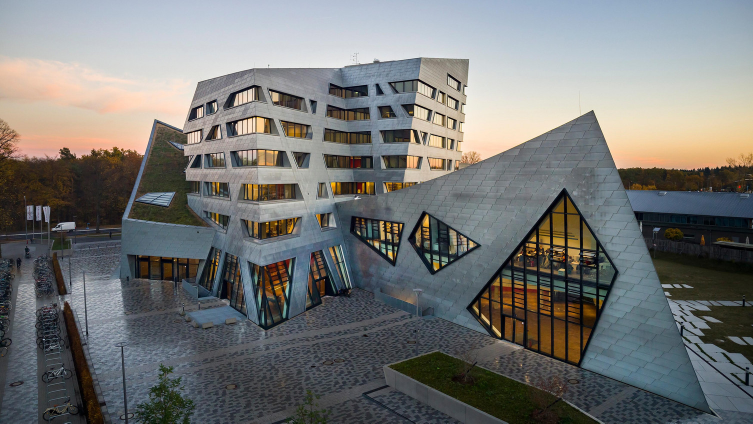
#> input picture Woche_04/Vorlesung/Zentralgebäude.jpg, 1506 x 847 px (shown at 1/2 size); its folder holds 3 pictures in this run
$ python Bildverarbeitung.py
#> lines starting #> are read from the running program, lines starting #| are printed output that depends on the picture
import numpy as np
from matplotlib import pyplot as plt, image
from typing import Dict


def plot_images(images: Dict[str, np.ndarray], title: str):
    """ Plot multiple images next to each other.

    :param images: Dictionary with image caption as key and the image as value.
    :param title: Overall plot title and name used for saving the figure.
    """
    fig, axs = plt.subplots(ncols=len(images.keys()), figsize=(16, 6))
    i = 0
    for key, item in images.items():
        axs[i].imshow(item)
        axs[i].set(title=key)
        i += 1
    plt.tight_layout()
    fig.savefig(f'{title}.png')
    plt.show()


# Bild laden
image: np.ndarray = image.imread(fname='Zentralgebäude.jpg')
#> image is the input picture: shape (847, 1506, 3); mean R, G, B 116.8, 117.7, 116.5

# Typ und Form ausgeben lassen
print(type(image))
#| <class 'numpy.ndarray'>
print(image.dtype)
#| uint8
print(image.shape)
#| (847, 1506, 3)

# Bild invertieren
image_inverted = 255 - image
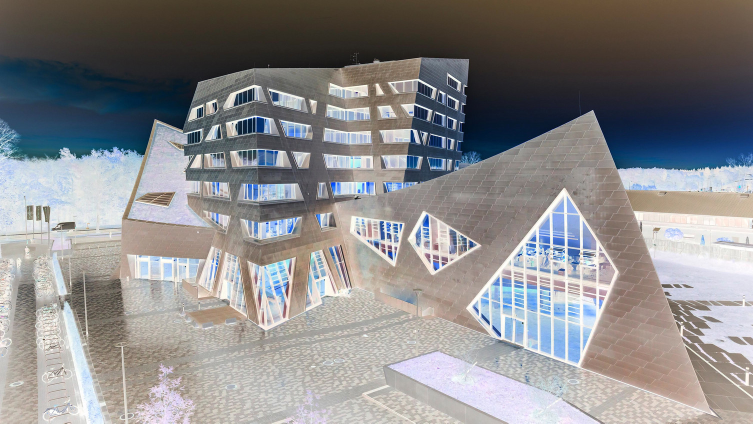
#> image_inverted: shape (847, 1506, 3) (shown at 1/2 size); mean R, G, B 138.2, 137.3, 138.5
plot_images(images={'Originalbild': image, 'Invertiertes Bild': image_inverted}, title='Bildinvertierung')
#> the loop in plot_images, `for key, item in images.items():` made 2 passes
#> (key, i) on passes 1 to 2: ('Originalbild', 1), ('Invertiertes Bild', 2)
#> after the loop in plot_images, `for key, item in images.items():`: i = 2
#> in plot_images, `fig.savefig(f'{title}.png')`:
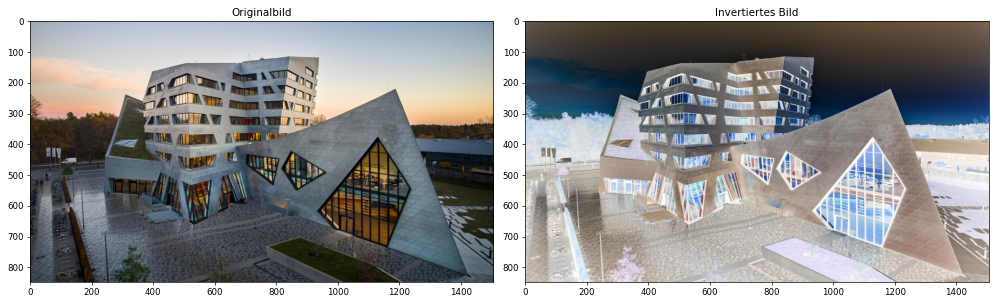
#> figure drawn by matplotlib, 2 panels

# Kopie erstellen vom Originalbild, dann blauen Farbkanal auf 0 setzen
image_manipulated = image.copy()
image_manipulated[:, :, 2] = np.zeros(shape=image.shape[:2])
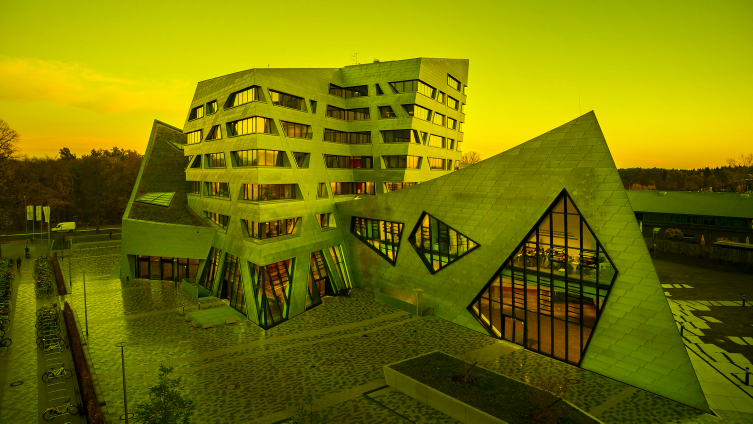
#> image_manipulated: shape (847, 1506, 3) (shown at 1/2 size); mean R, G, B 116.8, 117.7, 0
plot_images(images={'Originalbild': image, 'Manipuliertes Bild': image_manipulated}, title='Bildmanipulation')
#> call 2 of plot_images, with title = 'Bildmanipulation'
#> the loop in plot_images (call 2), `for key, item in images.items():` made 2 passes
#> in plot_images (call 2), `fig.savefig(f'{title}.png')`:
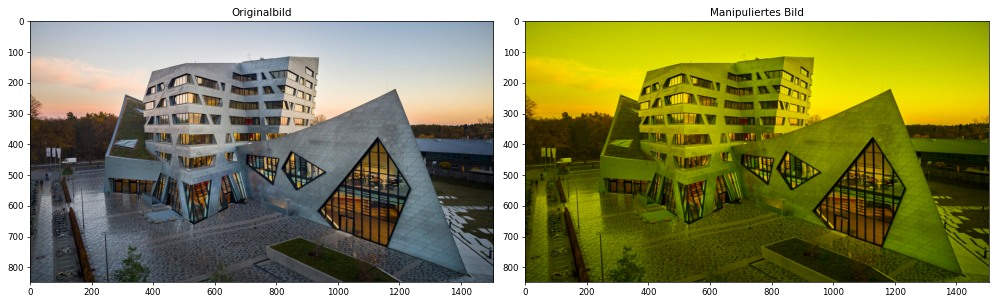
#> figure drawn by matplotlib, 2 panels
